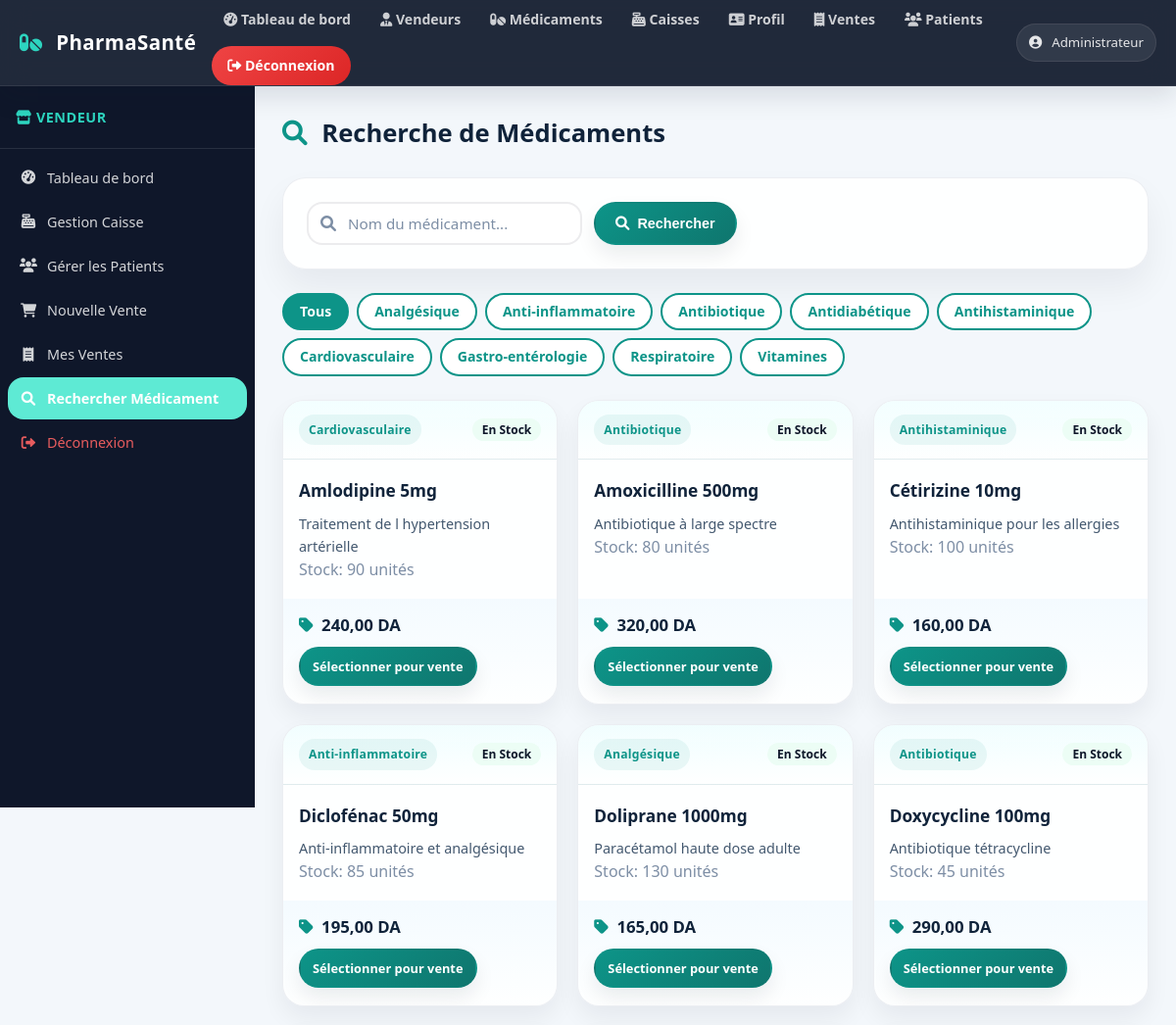
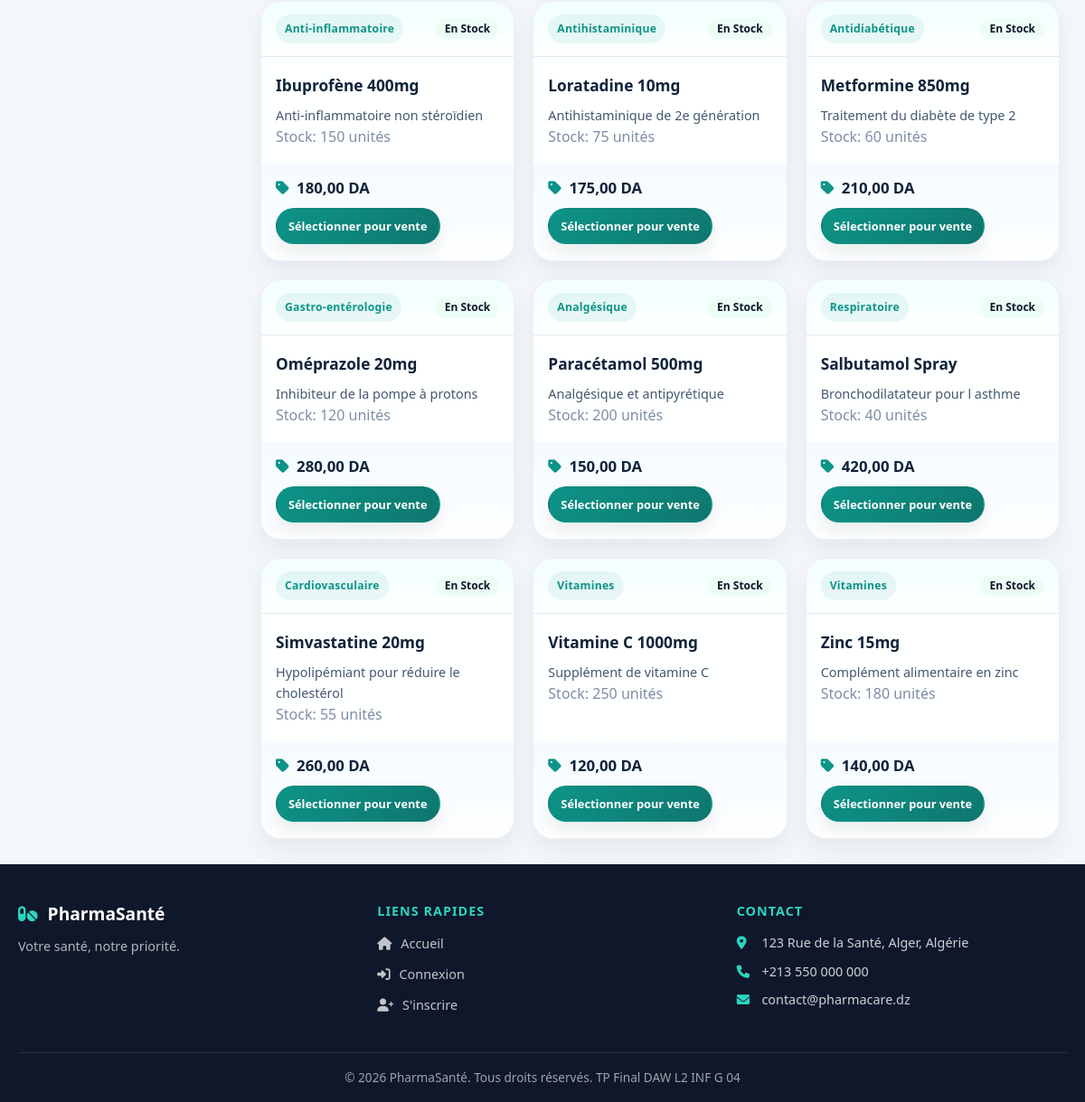
Page /recherche_medicament.php (signed in) on the committed database (2 pictures, top to bottom).
### tables this page shows
CREATE TABLE `medicament` (
    `id` INT NOT NULL AUTO_INCREMENT,
    `nom` VARCHAR(150) NOT NULL,
    `description` TEXT,
    `prix_dinar` DECIMAL(10,2) NOT NULL DEFAULT 0.00,
    `quantite_stock` INT NOT NULL DEFAULT 0,
    `categorie` VARCHAR(100) DEFAULT NULL,
    `date_ajout` TIMESTAMP DEFAULT CURRENT_TIMESTAMP,
    PRIMARY KEY (`id`)
);

CREATE TABLE `site_profile` (
    `id` TINYINT UNSIGNED NOT NULL,
    `full_name` VARCHAR(150) NOT NULL,
    `phone` VARCHAR(30) NOT NULL,
    `email` VARCHAR(150) NOT NULL,
    `location` VARCHAR(200) NOT NULL,
    `bio` VARCHAR(500) NOT NULL,
    `photo_path` VARCHAR(255) DEFAULT NULL,
    `updated_at` TIMESTAMP DEFAULT CURRENT_TIMESTAMP ON UPDATE CURRENT_TIMESTAMP,
    PRIMARY KEY (`id`)
);

### recherche_medicament.php (the view, shortened to what this page needs)
<!DOCTYPE html>
<html lang="fr">
<head>
    <link rel="stylesheet" href="https://cdnjs.cloudflare.com/ajax/libs/font-awesome/6.0.0-beta3/css/all.min.css">
    <link rel="stylesheet" href="style.css">
</head>
<body class="dashboard-page">
<?php
require_once 'config/database.php';
require_once 'includes/functions.php';
include 'header.php';
$search = trim($_GET['search'] ?? '');
$catFilter = trim($_GET['categorie'] ?? '');
$where = array("1=1");
$params = array(); $types = '';
$whereStr = implode(' AND ', $where);
$sql = "SELECT * FROM medicament WHERE $whereStr ORDER BY nom ASC";
if ($params) {
    $stmt = $conn->prepare($sql);
    $stmt->bind_param($types, ...$params);
    $stmt->execute();
    $result = $stmt->get_result();
} else {
    $result = mysqli_query($conn, $sql);
}
$cats = mysqli_query($conn, "SELECT DISTINCT categorie FROM medicament WHERE categorie IS NOT NULL ORDER BY categorie");
?>
<div class="dashboard-layout">
    <aside class="sidebar">
        <div class="sidebar-header"><i class="fas fa-store"></i> Vendeur</div>
        <nav class="sidebar-nav">
            <a href="vendeur_dashboard.php"><i class="fas fa-tachometer-alt"></i> Tableau de bord</a>
            <a href="caisse_operation.php"><i class="fas fa-cash-register"></i> Gestion Caisse</a>
            <a href="gestion_patient.php"><i class="fas fa-users"></i> Gérer les Patients</a>
            <a href="ajouter_vente.php"><i class="fas fa-shopping-cart"></i> Nouvelle Vente</a>
            <a href="mes_ventes.php"><i class="fas fa-receipt"></i> Mes Ventes</a>
            <a href="recherche_medicament.php" class="active"><i class="fas fa-search"></i> Rechercher Médicament</a>
            <a href="logout.php" class="sidebar-logout"><i class="fas fa-sign-out-alt"></i> Déconnexion</a>
        </nav>
    </aside>
    <main class="dashboard-main">
        <div class="page-header"><h1><i class="fas fa-search"></i> Recherche de Médicaments</h1></div>
        <div class="section-card">
            <form method="GET" class="search-big-form">
                <div class="search-box search-box-lg">
                    <i class="fas fa-search"></i>
                    <input type="text" name="search" class="form-input" placeholder="Nom du médicament..." value="<?php echo h($search); ?>">
                </div>
                <button type="submit" class="btn btn-primary"><i class="fas fa-search"></i> Rechercher</button>
            </form>
        </div>
        <div class="category-filters">
            <a href="recherche_medicament.php?search=<?php echo urlencode($search); ?>" class="filter-btn <?php echo !$catFilter?'active':''; ?>">Tous</a>
            <?php while ($c = mysqli_fetch_assoc($cats)): ?>
            <a href="?search=<?php echo urlencode($search); ?>&categorie=<?php echo urlencode($c['categorie']); ?>" class="filter-btn <?php echo $catFilter === $c['categorie'] ? 'active' : ''; ?>"><?php echo h($c['categorie']); ?></a>
            <?php endwhile; ?>
        </div>
        <div class="medicine-grid">
        <?php
        $res = ($result instanceof mysqli_result) ? $result : $result->get_result();
        while ($m = $res->fetch_assoc()): $hasRows = true; ?>
            <div class="medicine-card">
                <div class="medicine-card-header">
                    <span class="category-badge"><?php echo h($m['categorie']); ?></span>
                    <?php echo getStockBadge($m['quantite_stock']); ?>
                </div>
                <div class="medicine-card-body">
                    <h3><?php echo h($m['nom']); ?></h3>
                    <p class="medicine-desc"><?php echo h(truncate($m['description'], 80)); ?></p>
                    <p class="text-muted">Stock: <?php echo $m['quantite_stock']; ?> unités</p>
                </div>
                <div class="medicine-card-footer">
                    <span class="medicine-price"><i class="fas fa-tag"></i> <?php echo number_format($m['prix_dinar'], 2, ',', ' '); ?> DA</span>
                    <?php if ($m['quantite_stock'] > 0): ?>
                    <a href="ajouter_vente.php?medicament_id=<?php echo $m['id']; ?>" class="btn btn-sm btn-primary">Sélectionner pour vente</a>
                    <?php endif; ?>
                </div>
            </div>
        <?php endwhile; ?>
        </div>
    </main>
</div>
<?php include 'footer.php'; ?>
</body>
</html>

### includes/functions.php (shortened to what this page needs)
<?php
function h($data) {
    return htmlspecialchars($data, ENT_QUOTES, 'UTF-8');
}
function getSiteProfile($conn) {
    $create = $conn->query("CREATE TABLE IF NOT EXISTS site_profile (
        id TINYINT UNSIGNED NOT NULL PRIMARY KEY,
        full_name VARCHAR(150) NOT NULL,
        phone VARCHAR(30) NOT NULL,
        email VARCHAR(150) NOT NULL,
        location VARCHAR(200) NOT NULL,
        bio VARCHAR(500) NOT NULL,
        photo_path VARCHAR(255) DEFAULT NULL,
        updated_at TIMESTAMP DEFAULT CURRENT_TIMESTAMP ON UPDATE CURRENT_TIMESTAMP
    ) ENGINE=InnoDB DEFAULT CHARSET=utf8mb4 COLLATE=utf8mb4_unicode_ci");
    $result = $conn->query("SELECT * FROM site_profile WHERE id=1");
    if ($result && ($row = $result->fetch_assoc())) {
        return $row;
    }
    $defaults = array(
        'full_name' => 'PharmaSanté',
        'phone' => '+213 550 000 000',
        'email' => 'contact@pharmacare.dz',
        'location' => '123 Rue de la Santé, Alger, Algérie',
        'bio' => 'Votre santé, notre priorité.',
        'photo_path' => null
    );
    return $defaults;
}
function getStockBadge($qty) {
    if ($qty == 0) {
        return '<span class="badge badge-danger">Épuisé</span>';
    } elseif ($qty < 10) {
        return '<span class="badge badge-warning">Stock Faible</span>';
    } else {
        return '<span class="badge badge-success">En Stock</span>';
    }
}
function truncate($text, $length = 100) {
    if (strlen($text) <= $length) return $text;
    return substr($text, 0, $length) . '...';
}
?>

### footer.php (shortened to what this page needs)
<?php $siteProfile = getSiteProfile($conn); ?>
<footer class="site-footer">
    <div class="footer-inner">
        <div class="footer-brand">
            <h3><i class="fas fa-pills"></i> <?php echo h($siteProfile['full_name']); ?></h3>
            <p><?php echo h($siteProfile['bio']); ?></p>
        </div>
        <div class="footer-links">
            <h4>Liens rapides</h4>
            <ul>
                <li><a href="index.php"><i class="fas fa-home"></i> Accueil</a></li>
                <li><a href="login.php"><i class="fas fa-sign-in-alt"></i> Connexion</a></li>
                <li><a href="register_patient.php"><i class="fas fa-user-plus"></i> S'inscrire</a></li>
            </ul>
        </div>
        <div class="footer-contact">
            <h4>Contact</h4>
            <p><i class="fas fa-map-marker-alt"></i> <?php echo h($siteProfile['location']); ?></p>
            <p><i class="fas fa-phone"></i> <?php echo h($siteProfile['phone']); ?></p>
            <p><i class="fas fa-envelope"></i> <?php echo h($siteProfile['email']); ?></p>
        </div>
    </div>
    <div class="footer-bottom">
        <p>&copy; 2026 PharmaSanté. Tous droits réservés. TP Final DAW L2 INF G 04</p>
    </div>
</footer>

### rows in the picture
medicament: categorie "Cardiovasculaire", shows "En Stock", nom "Amlodipine 5mg", description "Traitement de l hypertension artérielle", quantite_stock "90", prix_dinar "240,00"
medicament: categorie "Antibiotique", shows "En Stock", nom "Amoxicilline 500mg", description "Antibiotique à large spectre", quantite_stock "80", prix_dinar "320,00"
medicament: categorie "Antihistaminique", shows "En Stock", nom "Cétirizine 10mg", description "Antihistaminique pour les allergies", quantite_stock "100", prix_dinar "160,00"
medicament: categorie "Anti-inflammatoire", shows "En Stock", nom "Diclofénac 50mg", description "Anti-inflammatoire et analgésique", quantite_stock "85", prix_dinar "195,00"
medicament: categorie "Analgésique", shows "En Stock", nom "Doliprane 1000mg", description "Paracétamol haute dose adulte", quantite_stock "130", prix_dinar "165,00"
medicament: categorie "Antibiotique", shows "En Stock", nom "Doxycycline 100mg", description "Antibiotique tétracycline", quantite_stock "45", prix_dinar "290,00"
medicament: categorie "Anti-inflammatoire", shows "En Stock", nom "Ibuprofène 400mg", description "Anti-inflammatoire non stéroïdien", quantite_stock "150", prix_dinar "180,00"
medicament: categorie "Antihistaminique", shows "En Stock", nom "Loratadine 10mg", description "Antihistaminique de 2e génération", quantite_stock "75", prix_dinar "175,00"
medicament: categorie "Antidiabétique", shows "En Stock", nom "Metformine 850mg", description "Traitement du diabète de type 2", quantite_stock "60", prix_dinar "210,00"
medicament: categorie "Gastro-entérologie", shows "En Stock", nom "Oméprazole 20mg", description "Inhibiteur de la pompe à protons", quantite_stock "120", prix_dinar "280,00"
medicament: categorie "Analgésique", shows "En Stock", nom "Paracétamol 500mg", description "Analgésique et antipyrétique", quantite_stock "200", prix_dinar "150,00"
medicament: categorie "Respiratoire", shows "En Stock", nom "Salbutamol Spray", description "Bronchodilatateur pour l asthme", quantite_stock "40", prix_dinar "420,00"
medicament: categorie "Cardiovasculaire", shows "En Stock", nom "Simvastatine 20mg", description "Hypolipémiant pour réduire le cholestérol", quantite_stock "55", prix_dinar "260,00"
medicament: categorie "Vitamines", shows "En Stock", nom "Vitamine C 1000mg", description "Supplément de vitamine C", quantite_stock "250", prix_dinar "120,00"
medicament: categorie "Vitamines", shows "En Stock", nom "Zinc 15mg", description "Complément alimentaire en zinc", quantite_stock "180", prix_dinar "140,00"
site_profile: full_name "PharmaSanté", bio "Votre santé, notre priorité.", location "123 Rue de la Santé, Alger, Algérie", phone "+213 550 000 000", email "contact@pharmacare.dz"

### other values in the picture
$userName "Administrateur"
$c['categorie'] "Analgésique"
$c['categorie'] "Anti-inflammatoire"
$c['categorie'] "Antibiotique"
$c['categorie'] "Antidiabétique"
$c['categorie'] "Antihistaminique"
$c['categorie'] "Cardiovasculaire"
$c['categorie'] "Gastro-entérologie"
$c['categorie'] "Respiratoire"
$c['categorie'] "Vitamines"
